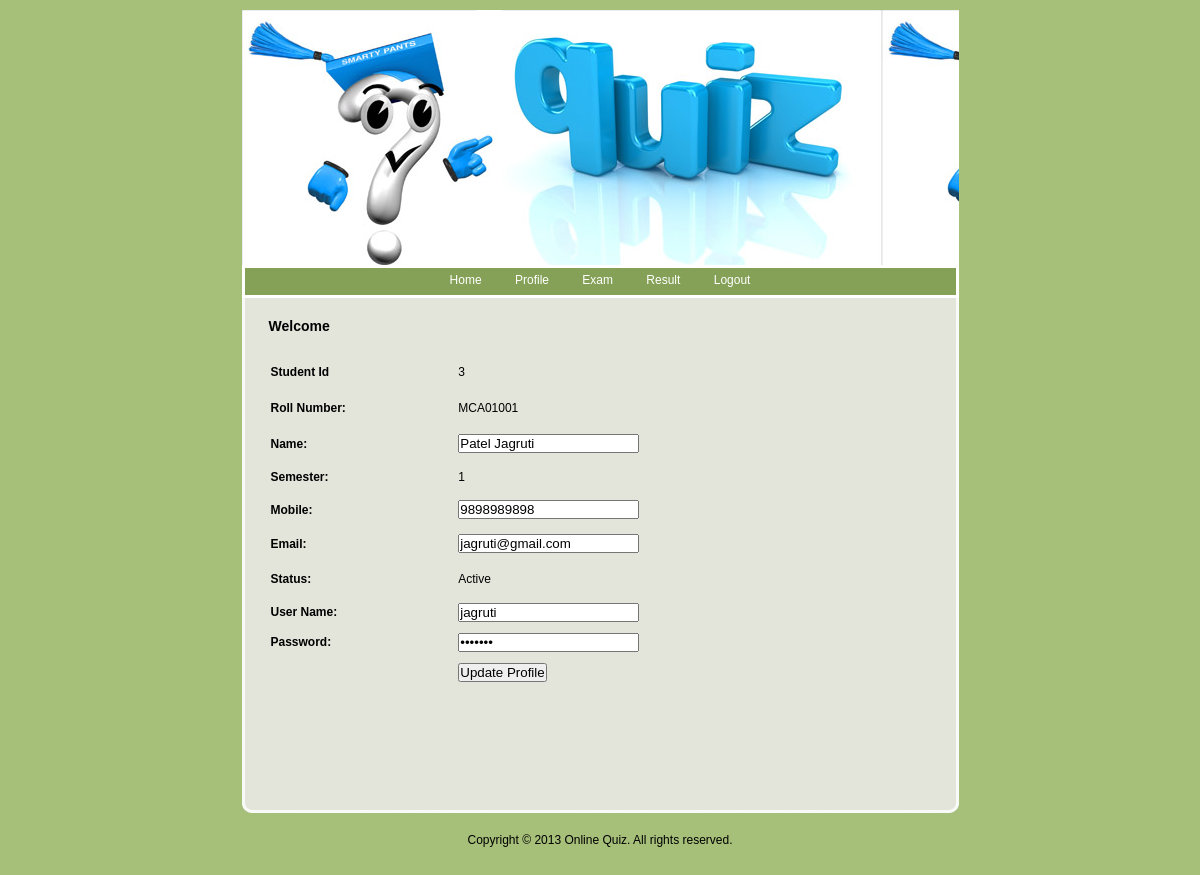
Screenshot of /Student/EditProfile.php?Id=3 with the database file from the repository.
### tables this page shows
CREATE TABLE IF NOT EXISTS `student_registration` (
  `Student_Id` int(11) NOT NULL AUTO_INCREMENT,
  `RollNumber` varchar(20) NOT NULL,
  `Name` varchar(20) NOT NULL,
  `Semester` varchar(10) NOT NULL,
  `Email` varchar(20) NOT NULL,
  `Mobile` varchar(10) NOT NULL,
  `UserName` varchar(20) NOT NULL,
  `Password` varchar(20) NOT NULL,
  `Status` varchar(10) NOT NULL,
  PRIMARY KEY (`Student_Id`)
);

### Student/EditProfile.php (the view, shortened to what this page needs)
<!DOCTYPE html PUBLIC "-//W3C//DTD XHTML 1.0 Transitional//EN" "http://www.w3.org/TR/xhtml1/DTD/xhtml1-transitional.dtd">
<html xmlns="http://www.w3.org/1999/xhtml">
<head>
<link href="style.css" rel="stylesheet" type="text/css" />
<link href="../SpryAssets/SpryValidationTextField.css" rel="stylesheet" type="text/css" />
</head>
<body>
<div id="container">
	<?php
		include "Header.php";
		?>
	<div id="content">
		<div id="left">
			<h1>Welcome <?php echo $_SESSION['Name'];?></h1>
			<?php
$Id=$_GET['Id'];
$con = mysql_connect("localhost","root");
$sql = "select * from student_registration where Student_Id=".$Id."";
$result = mysql_query($sql,$con);
while($row = mysql_fetch_array($result))
{
$Id=$row['Student_Id'];
$RollNumber=$row['RollNumber'];
$Name=$row['Name'];
$Semester=$row['Semester'];
$Email=$row['Email'];
$Mobile=$row['Mobile'];
$UserName =$row['UserName'];
$Password=$row['Password'];
$Status=$row['Status'];
}
?>
          <form method="post" action="UpdateProfile.php?Id=<?php echo $Id;?>">
                      <table width="100%" border="0">
                        <tr>
                          <td height="32"><span class="style8"><strong>Student Id</strong></span></td>
                          <td><?php echo $Id;?></td>
                        </tr>
                        <tr>
                          <td height="36"><span class="style8"><strong>Roll Number:</strong></span></td>
                          <td><?php echo $RollNumber;?></td>
                        </tr>
                        <tr>
                          <td height="31"><strong>Name:</strong></td>
            <td><span id="sprytextfield1">
                            <label>
                            <input type="text" name="txtName" id="txtName" value="<?php echo $Name;?>" />
                            </label>
                        <span class="textfieldRequiredMsg">A value is required.</span></span></td>
                        </tr>
                        <tr>
                          <td height="31"><strong>Semester:</strong></td>
                          <td><?php echo $Semester;?></td>
                        </tr>
                        <tr>
                          <td height="31"><strong>Mobile:</strong></td>
                        <td><span id="sprytextfield2">
                            <label>
                            <input type="text" name="txtMobile" id="txtMobile" value="<?php echo $Mobile;?>" />
                            </label>
                          <span class="textfieldRequiredMsg">A value is required.</span></span></td>
                        </tr>
                        <tr>
                          <td height="33"><strong>Email:</strong></td>
                          <td><span id="sprytextfield3">
                            <label>
                            <input type="text" name="txtEmail" id="txtEmail" value="<?php echo $Email;?>" />
                            </label>
                          <span class="textfieldRequiredMsg">A value is required.</span></span></td>
                        </tr>
                        <tr>
                          <td height="34"><strong>Status:</strong></td>
                          <td><?php echo $Status;?></td>
                        </tr>
                        <tr>
                          <td height="28"><strong>User Name:</strong></td>
                          <td><span id="sprytextfield4">
                            <label>
                            <input type="text" name="txtUser" id="txtUser" value="<?php echo $UserName;?>" />
                            </label>
                          <span class="textfieldRequiredMsg">A value is required.</span></span></td>
                        </tr>
                        <tr>
                          <td height="28"><strong>Password:</strong></td>
                          <td><span id="sprytextfield5">
                            <label>
                            <input type="password" name="txtPass" id="txtPass" value="<?php echo $Password;?>" />
                            </label>
                          <span class="textfieldRequiredMsg">A value is required.</span></span></td>
                        </tr>
                        <tr>
                          <td height="28"></td>
                          <td><label>
                            <input type="submit" name="button" id="button" value="Update Profile" />
                          </label></td>
                        </tr>
                      </table>
          </form>
	<p>&nbsp;</p>
	<h1>&nbsp;</h1>
	  </div>
		<div id="footerline"></div>
	</div>
	<div id="footer">Copyright © 2013 Online Quiz.  All rights reserved.</div>
</div>
</body>
</html>

### Student/style.css (style rules this page uses)
body { background-color:#a6bf79; color:#000000; font-family: Verdana, Arial, Helvetica, sans-serif; font-size: 12px; margin: 10px 10px; padding: 0px; }
* { margin: 0px; padding: 0px; }
#container { margin: 0px auto; text-align: left; width: 717px; }
p { margin: 15px 0px; }
#content { background-image:url(images/content_bg.gif); width:717px; }
h1 { color:#000000; font-size:14px; margin: 20px 0px 20px 0px; }
#left { float:left; width:638px; margin-left:27px; padding: 0px 10px 30px 0px; display:inline; }
#footerline { clear:both; background-image:url(images/footer_bg.gif); font-size:1px; height:10px; }
#footer { width:717px; text-align:center; padding: 20px 0px; }

### rows the page displays
student_registration: Student_Id "3", RollNumber "MCA01001", txtName "Patel Jagruti", Semester "1", txtMobile "9898989898", txtEmail "jagruti@gmail.com", Status "Active", txtUser "jagruti"
